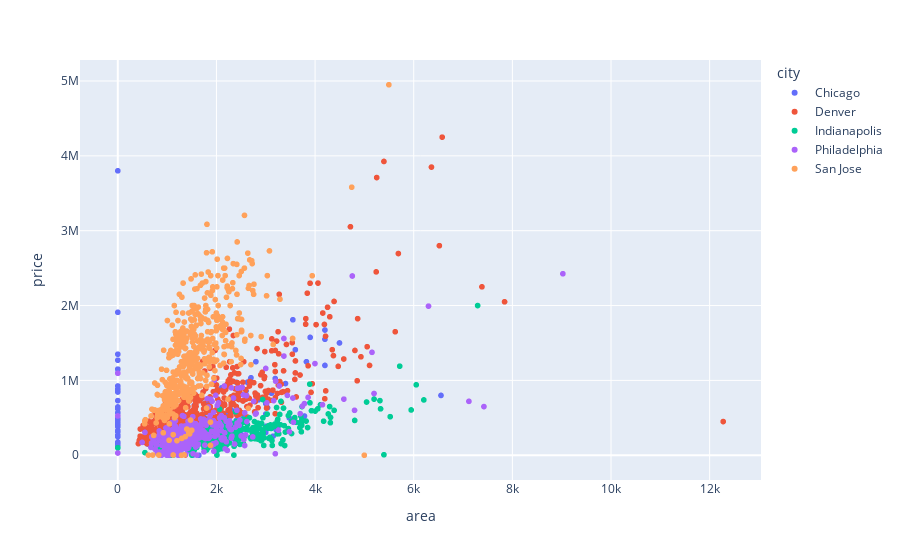

Write notebook code for a chart like this one.
### Markdown cell above
- We have taken 3 structurally similair house types: Apartment,Condo and Lots
- Apartments are not zero area houses while, zero area houses are Lot and Condo are mostly(inverse need not be true)
- Apartments tend to increase in area size the most. While Condo have that behaviour a little. In most cases Area does'nt affect the prices of Lot.

### Code cell
px.scatter(df.loc[df['city'].isin(['Denver','Indianapolis','San Jose',"Chicago","Philadelphia"])],x='area',y='price',color='city',hover_name='city')

### Figure 1 — Plotly figure (JSON) as saved in the notebook; plotly's stock layout.template omitted (floating-point values rounded to 4 significant figures; data arrays with more than 128 entries replaced by an {"elided": "..."} marker saying what was removed)
{"data": [{"hovertemplate": "<b>%{hovertext}</b><br><br>city=Chicago<br>area=%{x}<br>price=%{y}<extra></extra>", "hovertext": {"elided": "264 str values"}, "legendgroup": "Chicago", "marker": {"color": "#636efa", "symbol": "circle"}, "mode": "markers", "name": "Chicago", "showlegend": true, "type": "scattergl", "x": {"elided": "264 int values"}, "xaxis": "x", "y": {"elided": "264 int values"}, "yaxis": "y"}, {"hovertemplate": "<b>%{hovertext}</b><br><br>city=Denver<br>area=%{x}<br>price=%{y}<extra></extra>", "hovertext": {"elided": "486 str values"}, "legendgroup": "Denver", "marker": {"color": "#EF553B", "symbol": "circle"}, "mode": "markers", "name": "Denver", "showlegend": true, "type": "scattergl", "x": {"elided": "486 int values"}, "xaxis": "x", "y": {"elided": "486 int values"}, "yaxis": "y"}, {"hovertemplate": "<b>%{hovertext}</b><br><br>city=Indianapolis<br>area=%{x}<br>price=%{y}<extra></extra>", "hovertext": {"elided": "485 str values"}, "legendgroup": "Indianapolis", "marker": {"color": "#00cc96", "symbol": "circle"}, "mode": "markers", "name": "Indianapolis", "showlegend": true, "type": "scattergl", "x": {"elided": "485 int values"}, "xaxis": "x", "y": {"elided": "485 int values"}, "yaxis": "y"}, {"hovertemplate": "<b>%{hovertext}</b><br><br>city=Philadelphia<br>area=%{x}<br>price=%{y}<extra></extra>", "hovertext": {"elided": "469 str values"}, "legendgroup": "Philadelphia", "marker": {"color": "#ab63fa", "symbol": "circle"}, "mode": "markers", "name": "Philadelphia", "showlegend": true, "type": "scattergl", "x": {"elided": "469 int values"}, "xaxis": "x", "y": {"elided": "469 int values"}, "yaxis": "y"}, {"hovertemplate": "<b>%{hovertext}</b><br><br>city=San Jose<br>area=%{x}<br>price=%{y}<extra></extra>", "hovertext": {"elided": "471 str values"}, "legendgroup": "San Jose", "marker": {"color": "#FFA15A", "symbol": "circle"}, "mode": "markers", "name": "San Jose", "showlegend": true, "type": "scattergl", "x": {"elided": "471 int values"}, "xaxis": "x", "y": {"elided": "471 int values"}, "yaxis": "y"}], "layout": {"legend": {"title": {"text": "city"}, "tracegroupgap": 0}, "margin": {"t": 60}, "xaxis": {"anchor": "y", "domain": [0, 1], "title": {"text": "area"}}, "yaxis": {"anchor": "x", "domain": [0, 1], "title": {"text": "price"}}}}
